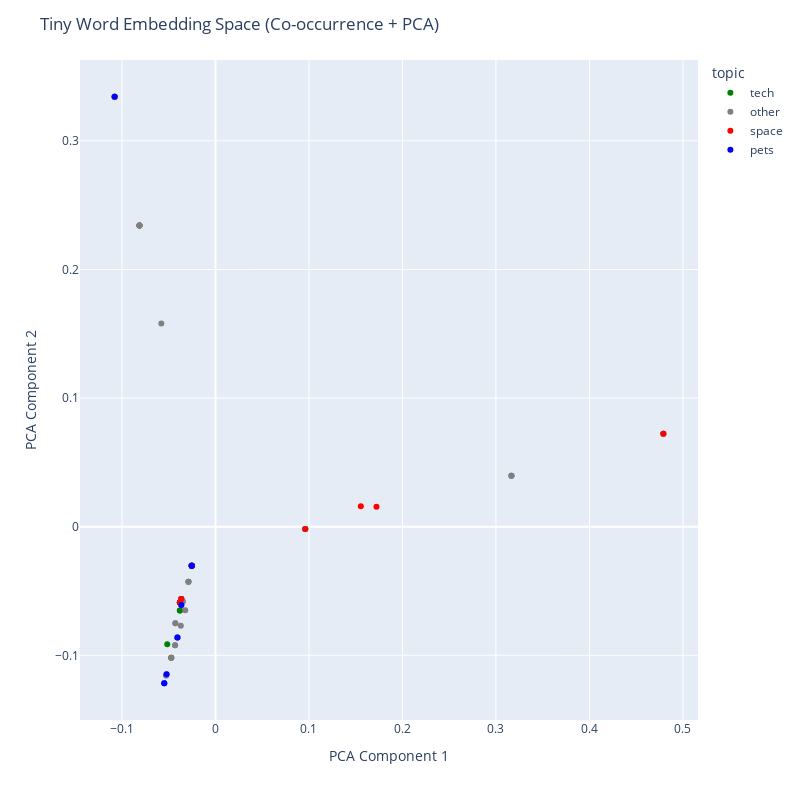

The cell this chart's notebook holds for it:
### Code cell
# -------------------------------------
# 6. PCA for visualization (2D)
# -------------------------------------
pca = PCA(n_components=2)
points = pca.fit_transform(embeddings)

# Optional: Light topic-based coloring (simple heuristic)
def guess_topic(w):
    if w in {"cat","cats","dogs","dog","hamsters","fish","birds","rabbits","turtles","mice","balls"}:
        return "pets"
    if w in {"stars","astronomy","galaxies","planets","sun","moon","gravity","astronauts","telescopes"}:
        return "space"
    if w in {"computers","neural","networks","machines","algorithms","data","scientists","robots"}:
        return "tech"
    return "other"

colors = {
    "pets": "blue",
    "space": "red",
    "tech": "green",
    "other": "gray"
}

topic_colors = [colors[guess_topic(w)] for w in words]

# -------------------------------------
# 7. Interactive PCA Visualization with Hover Labels (Plotly)
# -------------------------------------



# Build a DataFrame for Plotly
df = pd.DataFrame({
    "word": words,
    "pc1": points[:, 0],
    "pc2": points[:, 1],
    "topic": [guess_topic(w) for w in words]
})

# Color mapping consistent with your previous colors
color_map = {
    "pets": "blue",
    "space": "red",
    "tech": "green",
    "other": "gray"
}

fig = px.scatter(
    df,
    x="pc1",
    y="pc2",
    color="topic",
    text=None,
    hover_name="word",
    hover_data={"topic": True, "pc1": False, "pc2": False},
    color_discrete_map=color_map,
    width=800,
    height=800
)

fig.update_layout(
    title="Tiny Word Embedding Space (Co-occurrence + PCA)",
    xaxis_title="PCA Component 1",
    yaxis_title="PCA Component 2",
)

fig.show()

### Figure 1 — Plotly figure (JSON) as saved in the notebook; plotly's stock layout.template omitted (floating-point values rounded to 4 significant figures)
{"data": [{"customdata": [["tech"], ["tech"], ["tech"], ["tech"], ["tech"], ["tech"], ["tech"], ["tech"]], "hovertemplate": "<b>%{hovertext}</b><br><br>topic=%{customdata[0]}<extra></extra>", "hovertext": ["algorithms", "computers", "data", "machines", "networks", "neural", "robots", "scientists"], "legendgroup": "tech", "marker": {"color": "green", "symbol": "circle"}, "mode": "markers", "name": "tech", "orientation": "v", "showlegend": true, "type": "scatter", "x": [-0.02544, -0.05158, -0.02544, -0.1079, -0.03809, -0.03809, -0.04733, -0.02544], "xaxis": "x", "y": [-0.03036, -0.09149, -0.03036, 0.3343, -0.06512, -0.06512, -0.1018, -0.03036], "yaxis": "y"}, {"customdata": [["other"], ["other"], ["other"], ["other"], ["other"], ["other"], ["other"], ["other"], ["other"], ["other"], ["other"], ["other"], ["other"], ["other"], ["other"], ["other"], ["other"], ["other"], ["other"], ["other"], ["other"], ["other"], ["other"], ["other"], ["other"], ["other"], ["other"], ["other"], ["other"], ["other"], ["other"], ["other"], ["other"], ["other"], ["other"], ["other"], ["other"], ["other"], ["other"], ["other"], ["other"], ["other"], ["other"], ["other"], ["other"], ["other"], ["other"], ["other"], ["other"], ["other"], ["other"], ["other"], ["other"], ["other"], ["other"], ["other"], ["other"], ["other"], ["other"], ["other"], ["other"], ["other"], ["other"], ["other"], ["other"], ["other"]], "hovertemplate": "<b>%{hovertext}</b><br><br>topic=%{customdata[0]}<extra></extra>", "hovertext": ["analyze", "aquariums", "are", "astronomers", "at", "be", "billions", "bring", "can", "causes", "chase", "concerts", "contain", "cooking", "eat", "exercise", "friends", "games", "good", "great", "help", "home", "images", "in", "information", "instructions", "is", "learn", "light", "loyal", "mimic", "move", "music", "objects", "observe", "ocean", "of", "on", "orbit", "patterns", "people", "pets", "played", "problems", "produce", "pulls", "recognize", "relaxing", "run", "running", "slowly", "solve", "space", "speech", "studies", "swim", "the", "tides", "to", "together", "travel", "using", "vegetables", "video", "wheels", "with"], "legendgroup": "other", "marker": {"color": "gray", "symbol": "circle"}, "mode": "markers", "name": "other", "orientation": "v", "showlegend": true, "type": "scatter", "x": [-0.02544, -0.02544, -0.04324, 0.09604, -0.03665, -0.08133, 0.3166, -0.03665, -0.05797, -0.03665, -0.03707, -0.03665, 0.3166, -0.03665, -0.02544, -0.0381, -0.08133, -0.08133, -0.0381, -0.05278, 0.09604, -0.03665, -0.1079, -0.02544, -0.02544, -0.04733, -0.02893, -0.04289, 0.4791, -0.05278, -0.1079, -0.03233, -0.03665, -0.0381, 0.09604, -0.03665, 0.3166, -0.03655, -0.0381, -0.04289, -0.03665, -0.04324, -0.08133, -0.02544, 0.4791, -0.0381, -0.1079, -0.03665, -0.03479, -0.0381, -0.05235, -0.02544, -0.02544, -0.1079, 0.4791, -0.02544, -0.02893, -0.03665, -0.02544, -0.02893, -0.02544, -0.04733, -0.02544, -0.08133, -0.03655, -0.08133], "xaxis": "x", "y": [-0.03036, -0.03036, -0.09218, -0.001779, -0.05619, 0.2341, 0.03958, -0.05619, 0.1581, -0.05619, -0.07707, -0.05619, 0.03958, -0.05619, -0.03036, -0.05893, 0.2341, 0.2341, -0.05893, -0.1156, -0.001779, -0.05619, 0.3343, -0.03036, -0.03036, -0.1018, -0.0428, -0.075, 0.07221, -0.1156, 0.3343, -0.06493, -0.05619, -0.05893, -0.001779, -0.05619, 0.03958, -0.06081, -0.05893, -0.075, -0.05619, -0.09218, 0.2341, -0.03036, 0.07221, -0.05893, 0.3343, -0.05619, -0.05819, -0.05893, -0.1148, -0.03036, -0.03036, 0.3343, 0.07221, -0.03036, -0.0428, -0.05619, -0.03036, -0.0428, -0.03036, -0.1018, -0.03036, 0.2341, -0.06081, 0.2341], "yaxis": "y"}, {"customdata": [["space"], ["space"], ["space"], ["space"], ["space"], ["space"], ["space"], ["space"], ["space"]], "hovertemplate": "<b>%{hovertext}</b><br><br>topic=%{customdata[0]}<extra></extra>", "hovertext": ["astronauts", "astronomy", "galaxies", "gravity", "moon", "planets", "stars", "sun", "telescopes"], "legendgroup": "space", "marker": {"color": "red", "symbol": "circle"}, "mode": "markers", "name": "space", "orientation": "v", "showlegend": true, "type": "scatter", "x": [-0.02544, 0.4791, 0.1722, -0.0381, -0.03665, -0.0381, 0.1555, -0.0381, 0.09604], "xaxis": "x", "y": [-0.03036, 0.07221, 0.01559, -0.05893, -0.05619, -0.05893, 0.01595, -0.05893, -0.001779], "yaxis": "y"}, {"customdata": [["pets"], ["pets"], ["pets"], ["pets"], ["pets"], ["pets"], ["pets"], ["pets"], ["pets"]], "hovertemplate": "<b>%{hovertext}</b><br><br>topic=%{customdata[0]}<extra></extra>", "hovertext": ["balls", "birds", "cats", "dogs", "fish", "hamsters", "mice", "rabbits", "turtles"], "legendgroup": "pets", "marker": {"color": "blue", "symbol": "circle"}, "mode": "markers", "name": "pets", "orientation": "v", "showlegend": true, "type": "scatter", "x": [-0.05481, -0.1079, -0.04072, -0.04072, -0.02544, -0.03655, -0.05481, -0.02544, -0.05235], "xaxis": "x", "y": [-0.1217, 0.3343, -0.08608, -0.08608, -0.03036, -0.06081, -0.1217, -0.03036, -0.1148], "yaxis": "y"}], "layout": {"height": 800, "legend": {"title": {"text": "topic"}, "tracegroupgap": 0}, "margin": {"t": 60}, "title": {"text": "Tiny Word Embedding Space (Co-occurrence + PCA)"}, "width": 800, "xaxis": {"anchor": "y", "domain": [0, 1], "title": {"text": "PCA Component 1"}}, "yaxis": {"anchor": "x", "domain": [0, 1], "title": {"text": "PCA Component 2"}}}}
